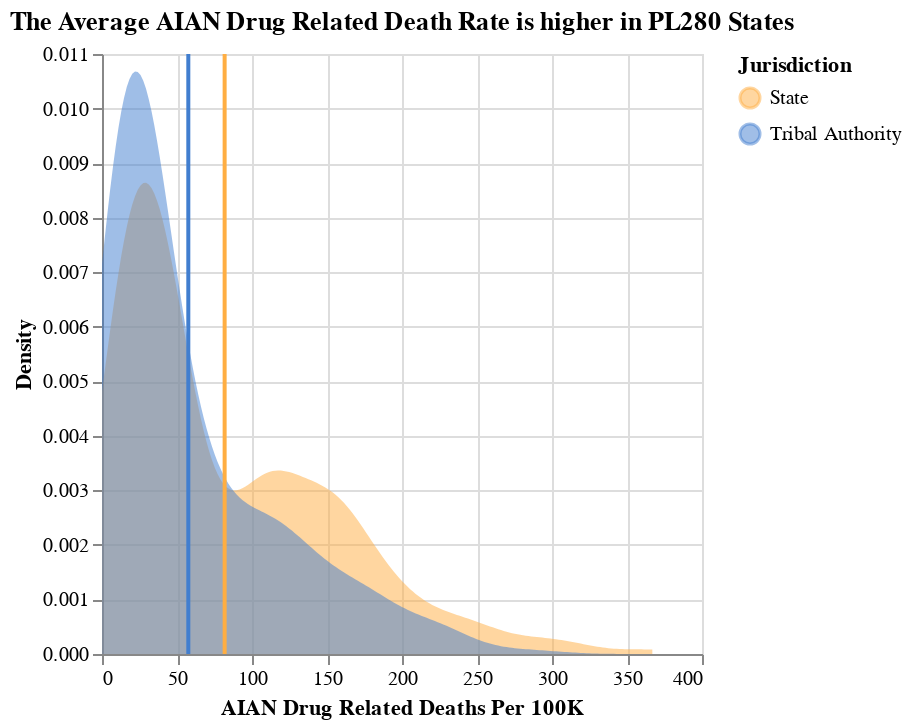

The cell this chart's notebook holds for it:
### Markdown cell above
Our first look at the different in death rate's is to compare the mean death rate's
and their standard deviations. The formal test for significance is called a z-score.
Here it looks like the relationship is the reverse of what we hypothesized, where
states hold criminal jurisdiction the death rate is a lot lower. Lets see if this
holds when we control for other variables.

### Code cell
# .stack('zero')
def pl280_density():

    df = AIAN_deaths
    density_plot = alt.Chart(df).transform_density(
        'drd_AIAN_p100k',
        counts = False,
        groupby = ["Jurisdiction"],
        as_ = ['AIAN Drug Related Deaths Per 100K', 'Density'],
        bandwidth = 20,
        #extent = [0, 400],
        #steps = 200
    ).mark_area(
        opacity = 0.5
    ).encode(
    x=alt.X("AIAN Drug Related Deaths Per 100K:Q").title("AIAN Drug Related Deaths Per 100K"),
    y= alt.Y('Density:Q').stack(None),
    color = alt.Color('Jurisdiction:N', scale=alt.Scale(
            domain = ["State", "Tribal Authority"],
            range = ["#FFAE42", "#417ecf"])
    ))

    lines = alt.Chart(df).mark_rule(size=2).encode(
    x=alt.X('mean(drd_AIAN_p100k):Q').title(''),
    color = alt.Color('Jurisdiction:N', scale=alt.Scale(
            domain = ["State", "Tribal Authority"],
            range = ["#FFAE42", "#25e1ff"])))
    full_plot = (density_plot + lines).properties(
        title = "The Average AIAN Drug Related Death Rate is higher in PL280 States"
    )

    return full_plot

pl280_density()

### Figure 1 — Vega-Lite specification as saved in the notebook (floating-point values rounded to 4 significant figures; data arrays with more than 128 entries replaced by an {"elided": "..."} marker saying what was removed)
{"config": {"view": {"continuousWidth": 300, "continuousHeight": 300}}, "layer": [{"mark": {"type": "area", "opacity": 0.5}, "encoding": {"color": {"field": "Jurisdiction", "scale": {"domain": ["State", "Tribal Authority"], "range": ["#FFAE42", "#417ecf"]}, "type": "nominal"}, "x": {"field": "AIAN Drug Related Deaths Per 100K", "title": "AIAN Drug Related Deaths Per 100K", "type": "quantitative"}, "y": {"field": "Density", "stack": null, "type": "quantitative"}}, "transform": [{"density": "drd_AIAN_p100k", "bandwidth": 20, "counts": false, "groupby": ["Jurisdiction"], "as": ["AIAN Drug Related Deaths Per 100K", "Density"]}]}, {"mark": {"type": "rule", "size": 2}, "encoding": {"color": {"field": "Jurisdiction", "scale": {"domain": ["State", "Tribal Authority"], "range": ["#FFAE42", "#25e1ff"]}, "type": "nominal"}, "x": {"aggregate": "mean", "field": "drd_AIAN_p100k", "title": "", "type": "quantitative"}}}], "data": {"name": "data-95c04e89933df0f5b45f7bb37f803b74"}, "title": "The Average AIAN Drug Related Death Rate is higher in PL280 States", "$schema": "https://vega.github.io/schema/vega-lite/v5.20.1.json", "datasets": {"data-95c04e89933df0f5b45f7bb37f803b74": {"elided": "792 records"}}}
